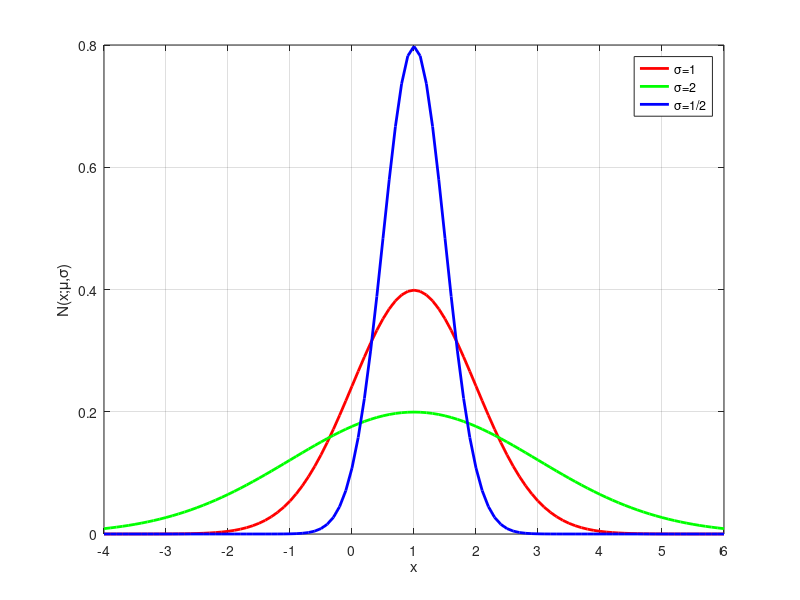
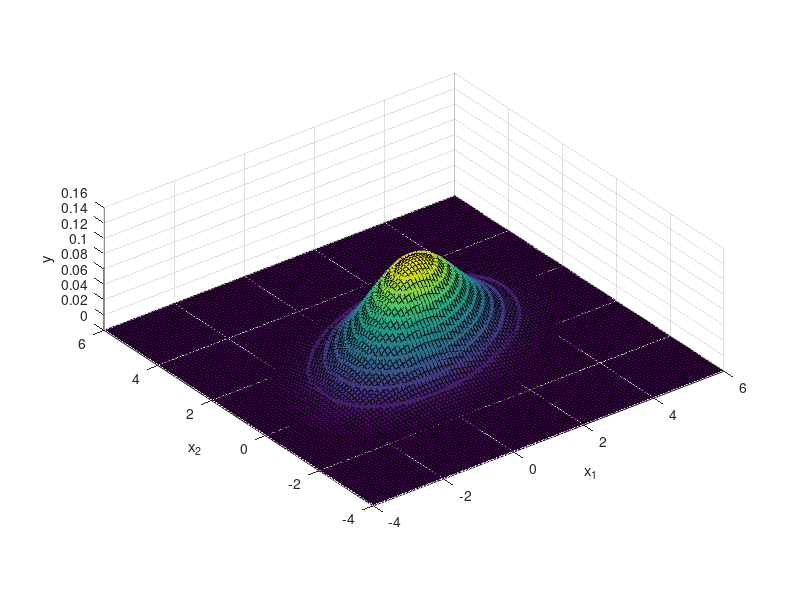
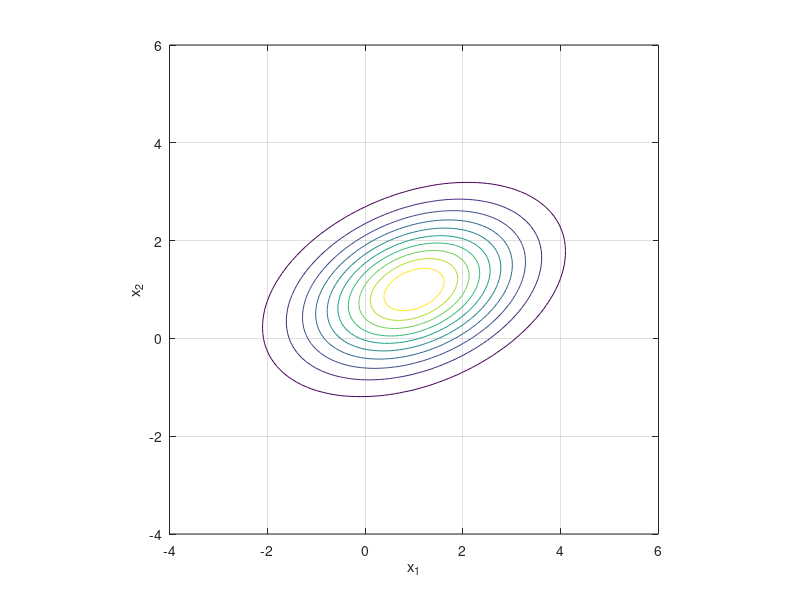

The MATLAB script that drew these images, in order:
1;

function y=N1(x,mu=0,sigma=1)
  y=1/sqrt(2*pi)/sigma*exp(-0.5*((x-mu)/sigma).^2);
endfunction

x=-4:0.1:6;
figure(1);
hold off;
plot(x,N1(x,1),'r','linewidth',2);
hold on;
plot(x,N1(x,1,2),'g','linewidth',2);
plot(x,N1(x,1,0.5),'b','linewidth',2);
grid;
xlabel('x')
ylabel('N(x;\mu,\sigma)')

legend('\sigma=1','\sigma=2','\sigma=1/2')

set(gca,'xtick',[-4:1:6]);

# Case 2D

Sigma=[2 0.5; 0.5 1];
Mu=[1;1];

function y=N2(x,Mu=[0;0],Sigma=eye(2))
  detS=det(Sigma);
  f=sqrt(1/(detS*(2*pi)^2));
  iS=inv(Sigma);
  v=x-(Mu*ones(1,columns(x)));
  y=f*exp(-0.5*(dot(v,iS*v,1)));
endfunction


figure(2);
[XX,YY]=meshgrid(x,x);
D=[XX(:),YY(:)]';
y=N2(D,Mu,Sigma);
surf(XX,YY,reshape(y,size(XX)));
hold on;
contour3(XX,YY,reshape(y,size(XX)),"linewidth",5);

daspect ([1 1 0.05]);



xlabel('x_1')
ylabel('x_2')
zlabel('y')



figure(3);
contour3(XX,YY,reshape(y,size(XX)));
daspect ([1 1 0.05]);
xlabel('x_1')
ylabel('x_2')
zlabel('y')
view(0,90);
